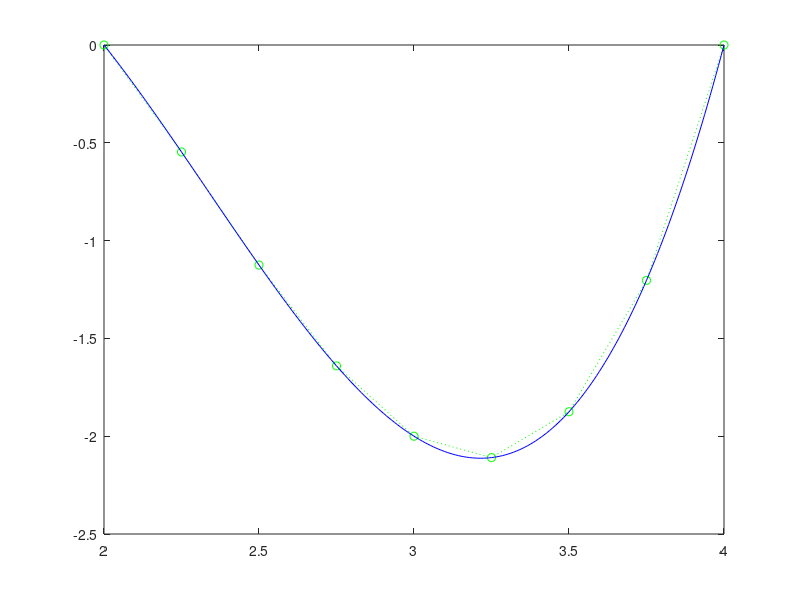

Write the MATLAB code that produced this figure. (Note: this script raises an error after producing the figure.)
% область определения и шаг
a = 2;
b = 4;
h = 0.25;

% Вектор значений x в заданном диапазоне с шагом h (массив иксов)
x = a:h:b;
% Вычисление значений функции f(x) для каждого x
y = x.^3 - 7*x.^2 + 14*x - 8;

% Построение графика с зелёной пунктирной линией и круглыми маркерами
plot(x, y, 'g:o')

% hold on - для нескольких графиков на одном холсте
hold on
% Построение графика с использованием fplot
fplot(@(x) x.^3 - 7*x.^2 + 14*x - 8, [a, b], 'b-', 'MeshDensity', 200) % fplot автоматически выбирает и адаптирует шаг на основании MeshDensity

% Включение сетки и подпись осей
grid on
xlabel('X')
ylabel('f(X)')

% Заголовок с использованием TeX
title('$$f(x) = x^3 - 7x^2 + 14x - 8$$', 'Interpreter', 'latex')

% Легенда с пояснением метода построения графика
legend('Метод plot', 'Метод fplot', 'Location', 'west', 'Orientation', 'vertical')

hold off